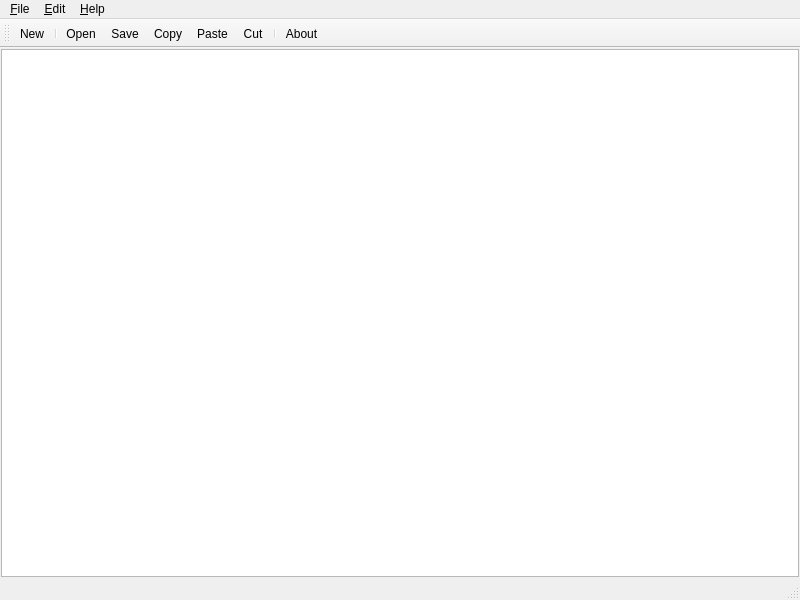
<?xml version="1.0" encoding="UTF-8"?>
<ui version="4.0">
 <class>MainWindow</class>
 <widget class="QMainWindow" name="MainWindow">
  <property name="geometry">
   <rect>
    <x>0</x>
    <y>0</y>
    <width>800</width>
    <height>600</height>
   </rect>
  </property>
  <property name="windowTitle">
   <string>MainWindow</string>
  </property>
  <widget class="QWidget" name="centralwidget">
   <layout class="QVBoxLayout" name="verticalLayout">
    <property name="leftMargin">
     <number>1</number>
    </property>
    <property name="topMargin">
     <number>1</number>
    </property>
    <property name="rightMargin">
     <number>1</number>
    </property>
    <property name="bottomMargin">
     <number>1</number>
    </property>
    <item>
     <widget class="QTextEdit" name="textEdit"/>
    </item>
   </layout>
  </widget>
  <widget class="QMenuBar" name="menubar">
   <property name="geometry">
    <rect>
     <x>0</x>
     <y>0</y>
     <width>800</width>
     <height>21</height>
    </rect>
   </property>
   <widget class="QMenu" name="menu_File">
    <property name="title">
     <string>&amp;File</string>
    </property>
    <widget class="QMenu" name="menuOpen_Recent">
     <property name="title">
      <string>Open &amp;Recent</string>
     </property>
     <addaction name="actionOpen_All"/>
    </widget>
    <addaction name="action_New"/>
    <addaction name="separator"/>
    <addaction name="action_Open"/>
    <addaction name="menuOpen_Recent"/>
    <addaction name="separator"/>
    <addaction name="action_Save"/>
    <addaction name="separator"/>
    <addaction name="action_Exit"/>
   </widget>
   <widget class="QMenu" name="menu_Edit">
    <property name="title">
     <string>&amp;Edit</string>
    </property>
    <addaction name="action_Copy"/>
    <addaction name="action_Paste"/>
    <addaction name="actionC_ut"/>
    <addaction name="separator"/>
    <addaction name="action_Find_and_Replace"/>
   </widget>
   <widget class="QMenu" name="menuHelp">
    <property name="title">
     <string>&amp;Help</string>
    </property>
    <addaction name="action_About"/>
   </widget>
   <addaction name="menu_File"/>
   <addaction name="menu_Edit"/>
   <addaction name="menuHelp"/>
  </widget>
  <widget class="QStatusBar" name="statusbar"/>
  <widget class="QToolBar" name="toolBar">
   <property name="windowTitle">
    <string>toolBar</string>
   </property>
   <attribute name="toolBarArea">
    <enum>TopToolBarArea</enum>
   </attribute>
   <attribute name="toolBarBreak">
    <bool>false</bool>
   </attribute>
   <addaction name="action_New"/>
   <addaction name="separator"/>
   <addaction name="action_Open"/>
   <addaction name="action_Save"/>
   <addaction name="action_Copy"/>
   <addaction name="action_Paste"/>
   <addaction name="actionC_ut"/>
   <addaction name="separator"/>
   <addaction name="action_About"/>
  </widget>
  <action name="action_New">
   <property name="icon">
    <iconset>
     <normaloff>res/new.png</normaloff>res/new.png</iconset>
   </property>
   <property name="text">
    <string>&amp;New...</string>
   </property>
   <property name="toolTip">
    <string>Create a New Document</string>
   </property>
   <property name="shortcut">
    <string>Ctrl+N</string>
   </property>
  </action>
  <action name="action_Open">
   <property name="icon">
    <iconset>
     <normaloff>res/open.png</normaloff>res/open.png</iconset>
   </property>
   <property name="text">
    <string>&amp;Open...</string>
   </property>
   <property name="toolTip">
    <string>Open a Document</string>
   </property>
   <property name="shortcut">
    <string>Ctrl+O</string>
   </property>
  </action>
  <action name="action_Save">
   <property name="icon">
    <iconset>
     <normaloff>res/save.png</normaloff>res/save.png</iconset>
   </property>
   <property name="text">
    <string>&amp;Save...</string>
   </property>
   <property name="toolTip">
    <string>Save the Current Document</string>
   </property>
   <property name="shortcut">
    <string>Ctrl+S</string>
   </property>
  </action>
  <action name="action_Exit">
   <property name="text">
    <string>&amp;Exit</string>
   </property>
  </action>
  <action name="actionOpen_All">
   <property name="text">
    <string>Open All</string>
   </property>
  </action>
  <action name="action_Copy">
   <property name="icon">
    <iconset>
     <normaloff>res/copy.png</normaloff>res/copy.png</iconset>
   </property>
   <property name="text">
    <string>&amp;Copy</string>
   </property>
  </action>
  <action name="action_Paste">
   <property name="icon">
    <iconset>
     <normaloff>res/paste.png</normaloff>res/paste.png</iconset>
   </property>
   <property name="text">
    <string>&amp;Paste</string>
   </property>
  </action>
  <action name="actionC_ut">
   <property name="icon">
    <iconset>
     <normaloff>res/cut.png</normaloff>res/cut.png</iconset>
   </property>
   <property name="text">
    <string>C&amp;ut</string>
   </property>
  </action>
  <action name="action_Find_and_Replace">
   <property name="text">
    <string>&amp;Find and Replace...</string>
   </property>
  </action>
  <action name="action_About">
   <property name="icon">
    <iconset>
     <normaloff>res/info.png</normaloff>res/info.png</iconset>
   </property>
   <property name="text">
    <string>&amp;About</string>
   </property>
  </action>
 </widget>
 <resources/>
 <connections/>
</ui>
